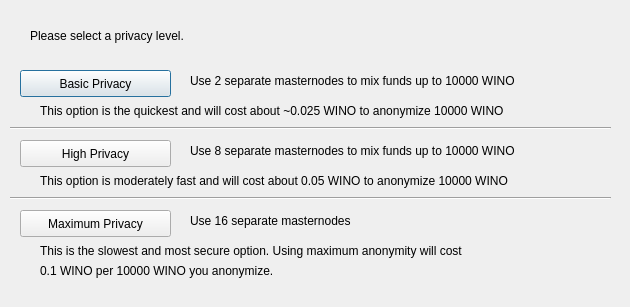
<?xml version="1.0" encoding="UTF-8"?>
<ui version="4.0">
 <class>DarksendConfig</class>
 <widget class="QDialog" name="DarksendConfig">
  <property name="geometry">
   <rect>
    <x>0</x>
    <y>0</y>
    <width>630</width>
    <height>307</height>
   </rect>
  </property>
  <property name="windowTitle">
   <string>Configure Darksend</string>
  </property>
  <widget class="QPushButton" name="buttonBasic">
   <property name="geometry">
    <rect>
     <x>20</x>
     <y>70</y>
     <width>151</width>
     <height>27</height>
    </rect>
   </property>
   <property name="text">
    <string>Basic Privacy</string>
   </property>
  </widget>
  <widget class="QPushButton" name="buttonHigh">
   <property name="geometry">
    <rect>
     <x>20</x>
     <y>140</y>
     <width>151</width>
     <height>27</height>
    </rect>
   </property>
   <property name="text">
    <string>High Privacy</string>
   </property>
  </widget>
  <widget class="QPushButton" name="buttonMax">
   <property name="geometry">
    <rect>
     <x>20</x>
     <y>210</y>
     <width>151</width>
     <height>27</height>
    </rect>
   </property>
   <property name="text">
    <string>Maximum Privacy</string>
   </property>
  </widget>
  <widget class="QLabel" name="label">
   <property name="geometry">
    <rect>
     <x>30</x>
     <y>20</y>
     <width>571</width>
     <height>31</height>
    </rect>
   </property>
   <property name="text">
    <string>Please select a privacy level.</string>
   </property>
  </widget>
  <widget class="QLabel" name="label_2">
   <property name="geometry">
    <rect>
     <x>190</x>
     <y>70</y>
     <width>421</width>
     <height>21</height>
    </rect>
   </property>
   <property name="text">
    <string>Use 2 separate masternodes to mix funds up to 10000 WINO</string>
   </property>
  </widget>
  <widget class="QLabel" name="label_3">
   <property name="geometry">
    <rect>
     <x>190</x>
     <y>140</y>
     <width>411</width>
     <height>21</height>
    </rect>
   </property>
   <property name="text">
    <string>Use 8 separate masternodes to mix funds up to 10000 WINO</string>
   </property>
  </widget>
  <widget class="QLabel" name="label_4">
   <property name="geometry">
    <rect>
     <x>190</x>
     <y>210</y>
     <width>421</width>
     <height>21</height>
    </rect>
   </property>
   <property name="text">
    <string>Use 16 separate masternodes</string>
   </property>
  </widget>
  <widget class="QLabel" name="label_6">
   <property name="geometry">
    <rect>
     <x>40</x>
     <y>100</y>
     <width>561</width>
     <height>21</height>
    </rect>
   </property>
   <property name="text">
    <string>This option is the quickest and will cost about ~0.025 WINO to anonymize 10000 WINO</string>
   </property>
  </widget>
  <widget class="QLabel" name="label_7">
   <property name="geometry">
    <rect>
     <x>40</x>
     <y>170</y>
     <width>561</width>
     <height>21</height>
    </rect>
   </property>
   <property name="text">
    <string>This option is moderately fast and will cost about 0.05 WINO to anonymize 10000 WINO</string>
   </property>
  </widget>
  <widget class="QLabel" name="label_8">
   <property name="geometry">
    <rect>
     <x>40</x>
     <y>240</y>
     <width>561</width>
     <height>21</height>
    </rect>
   </property>
   <property name="text">
    <string>This is the slowest and most secure option. Using maximum anonymity will cost</string>
   </property>
  </widget>
  <widget class="QLabel" name="label_9">
   <property name="geometry">
    <rect>
     <x>40</x>
     <y>260</y>
     <width>561</width>
     <height>21</height>
    </rect>
   </property>
   <property name="text">
    <string>0.1 WINO per 10000 WINO you anonymize.</string>
   </property>
  </widget>
  <widget class="Line" name="line">
   <property name="geometry">
    <rect>
     <x>10</x>
     <y>120</y>
     <width>601</width>
     <height>16</height>
    </rect>
   </property>
   <property name="orientation">
    <enum>Qt::Horizontal</enum>
   </property>
  </widget>
  <widget class="Line" name="line_2">
   <property name="geometry">
    <rect>
     <x>10</x>
     <y>190</y>
     <width>601</width>
     <height>16</height>
    </rect>
   </property>
   <property name="orientation">
    <enum>Qt::Horizontal</enum>
   </property>
  </widget>
 </widget>
 <resources/>
 <connections/>
</ui>
